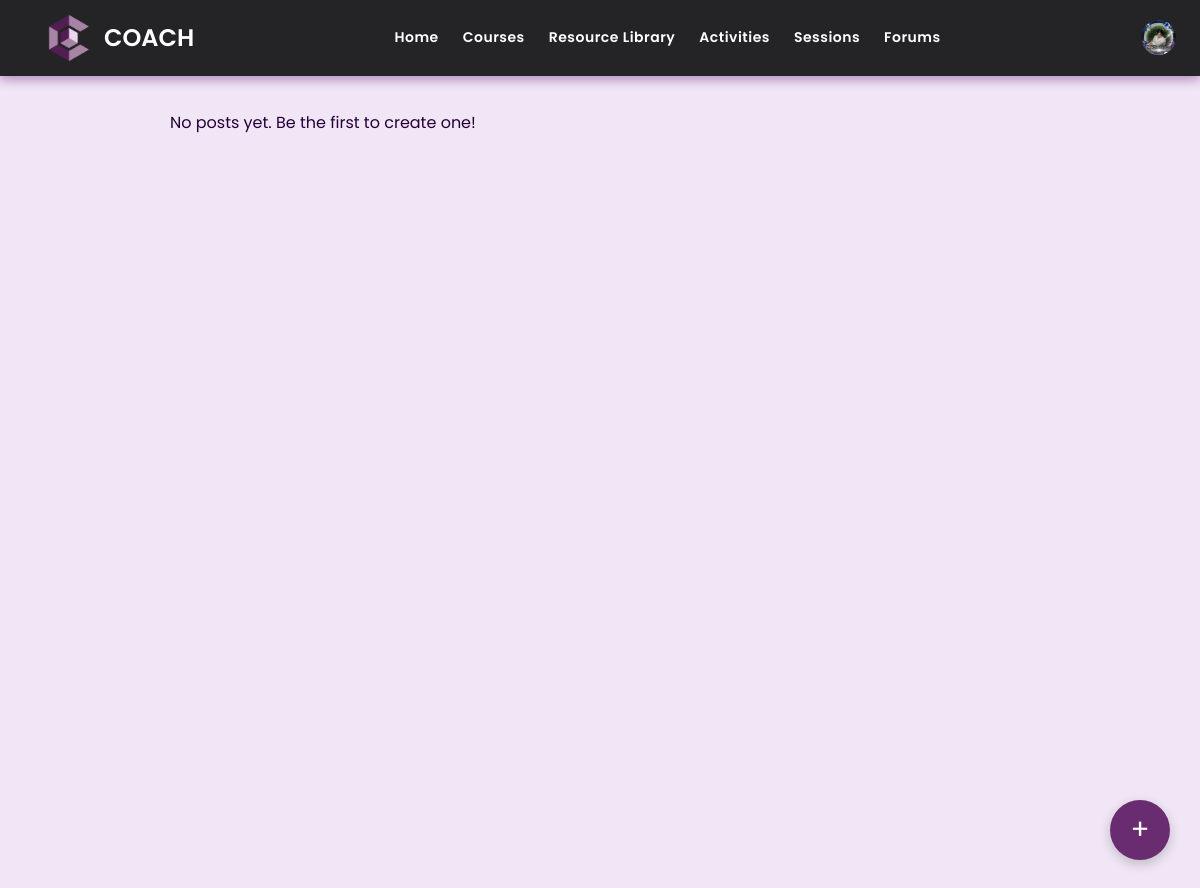
The app's page /mentee/forums.php (signed in), older data.
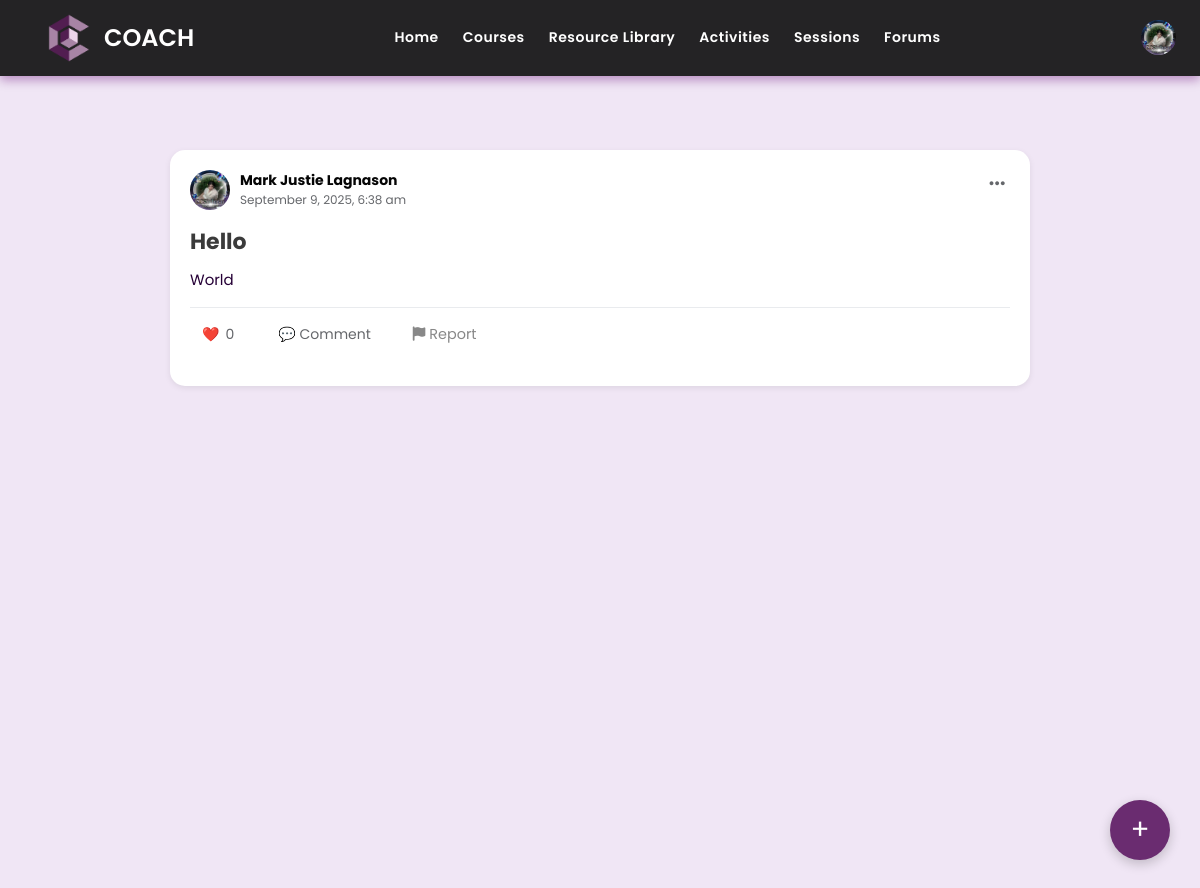
The same page, newer data.
### tables this page shows
CREATE TABLE `general_forums` (
  `id` int(11) NOT NULL,
  `user_id` int(11) DEFAULT NULL,
  `display_name` varchar(100) NOT NULL,
  `title` text NOT NULL,
  `message` text NOT NULL,
  `timestamp` timestamp NOT NULL DEFAULT current_timestamp(),
  `is_admin` tinyint(1) DEFAULT 0,
  `chat_type` enum('group','forum','comment') NOT NULL DEFAULT 'group',
  `forum_id` int(11) DEFAULT NULL,
  `file_path` varchar(255) DEFAULT NULL,
  `file_name` varchar(255) DEFAULT NULL,
  `is_mentor` tinyint(1) DEFAULT 0,
  `likes` int(11) NOT NULL,
  `user_icon` varchar(255) DEFAULT NULL
);

### mentee/forums.php (the view, shortened to what the changed rows need)
<?php
require '../connection/db_connection.php';
$username = $_SESSION['username'];
$userId = null;
$stmt = $conn->prepare("SELECT user_id, first_name, last_name, icon FROM users WHERE username = ?");
$stmt->bind_param("s", $username);
$stmt->execute();
$result = $stmt->get_result();
if ($row = $result->fetch_assoc()) {
    $userId = $row['user_id'];
}
function makeLinksClickable($text) {
    $urlRegex = '/(https?:\/\/[^\s<]+|www\.[^\s<]+)/i';
    return preg_replace_callback($urlRegex, function($matches) {
        $url = $matches[0];
        $protocol = (strpos($url, '://') === false) ? 'http://' : '';
        return '<a href="' . htmlspecialchars($protocol . $url) . '" target="_blank" rel="noopener noreferrer">' . htmlspecialchars($url) . '</a>';
    }, $text);
}
$posts = [];
$postQuery = "SELECT c.*,
              (SELECT COUNT(*) FROM post_likes WHERE post_id = c.id) as likes,
              (SELECT COUNT(*) FROM post_likes WHERE post_id = c.id AND user_id = ?) as has_liked
              FROM general_forums c
              WHERE c.chat_type = 'forum'
              ORDER BY c.timestamp DESC";
$postsStmt = $conn->prepare($postQuery);
$postsStmt->bind_param("i", $userId);
$postsStmt->execute();
$postsResult = $postsStmt->get_result();
if ($postsResult && $postsResult->num_rows > 0) {
    while ($row = $postsResult->fetch_assoc()) {
        $comments = [];
        $row['comments'] = $comments;
        $posts[] = $row;
    }
}
?>
<!DOCTYPE html>
<html lang="en">
<head>
    <link rel="stylesheet" href="css/navbar.css" />
    <link rel="stylesheet" href="https://cdnjs.cloudflare.com/ajax/libs/font-awesome/6.5.2/css/all.min.css" />
    <link rel="stylesheet" href="css/forum.css"/>
</head>
<body>
    <div class="chat-container">
        <?php if (empty($posts)): ?>
            <p>No posts yet. Be the first to create one!</p>
        <?php else: ?>
            <?php foreach ($posts as $post): ?>
                <div class="post-container">
                    <div class="post-header">
                        <img src="<?php echo htmlspecialchars(!empty($post['user_icon']) ? $post['user_icon'] : 'img/default-user.png'); ?>" alt="Author Icon" class="user-avatar">
                        <div class="header-content">
                            <div class="post-author-details">
                                <div class="post-author"><?php echo htmlspecialchars($post['display_name']); ?></div>
                                <div class="post-date"><?php echo date("F j, Y, g:i a", strtotime($post['timestamp'])); ?></div>
                            </div>
                            <?php if ($post['user_id'] == $userId): ?>
                                <div class="post-options">
                                    <button class="options-button" type="button" aria-label="Post options">
                                        <i class="fa-solid fa-ellipsis"></i>
                                    </button>
                                </div>
                            <?php endif; ?>
                        </div>
                    </div>
                    <div class="post-title"><?php echo htmlspecialchars($post['title']); ?></div>
                    <div class="post-content">
                        <?php
                            $formattedMessage = makeLinksClickable($post['message']);
                            echo $formattedMessage;
                        ?>
                        <br>
                    </div>
                    <div class="post-actions">
                        <button class="action-btn like-btn <?php echo $post['has_liked'] ? 'liked' : ''; ?>" data-post-id="<?php echo $post['id']; ?>">
                            ❤️ <span class="like-count"><?php echo $post['likes']; ?></span>
                        </button>
                        <button class="action-btn" onclick="toggleCommentForm(this)">💬 Comment</button>
                        <button class="report-btn" onclick="openReportModal(<?php echo $post['id']; ?>)">
                            <i class="fa fa-flag"></i> Report
                        </button>
                    </div>
                </div>
            <?php endforeach; ?>
        <?php endif; ?>
    </div>
</body>
</html>

Row changes from the older to the newer data that the page shows:
added general_forums: user_icon (picture), display_name "Mark Justie Lagnason", timestamp "September 9, 2025, 6:38 am", title "Hello", message "World", likes "0"
Text that changed along with them:
text no longer shown: "No posts yet. Be the first to create one!"
